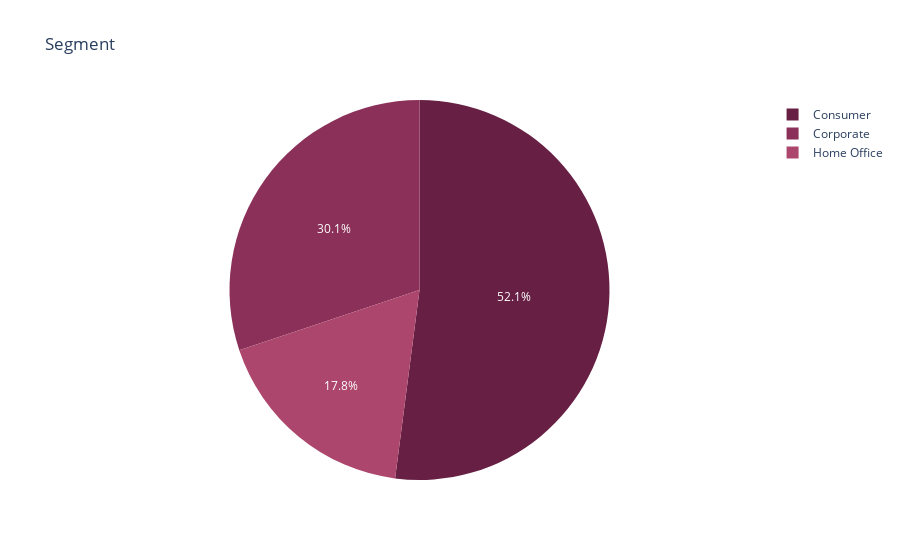

Notebook cell for this chart:
### Code cell
fig = px.pie(df,names='Segment',title='Segment',values=np.ones(df.shape[0])
             ,color_discrete_sequence=px.colors.sequential.Burg_r)#OrRd,Aggrnyl,Sunset,deep
fig.show()

### Figure 1 — Plotly figure (JSON) as saved in the notebook; plotly's stock layout.template omitted (floating-point values rounded to 4 significant figures; data arrays with more than 128 entries replaced by an {"elided": "..."} marker saying what was removed)
{"data": [{"domain": {"x": [0, 1], "y": [0, 1]}, "hovertemplate": "Segment=%{label}<br>value=%{value}<extra></extra>", "labels": {"elided": "9800 str values"}, "legendgroup": "", "name": "", "showlegend": true, "type": "pie", "values": {"elided": "9800 int values"}}], "layout": {"legend": {"tracegroupgap": 0}, "piecolorway": ["rgb(103, 32, 68)", "rgb(139, 48, 88)", "rgb(173, 70, 108)", "rgb(204, 96, 125)", "rgb(227, 129, 145)", "rgb(244, 163, 168)", "rgb(255, 198, 196)"], "title": {"text": "Segment"}}}
